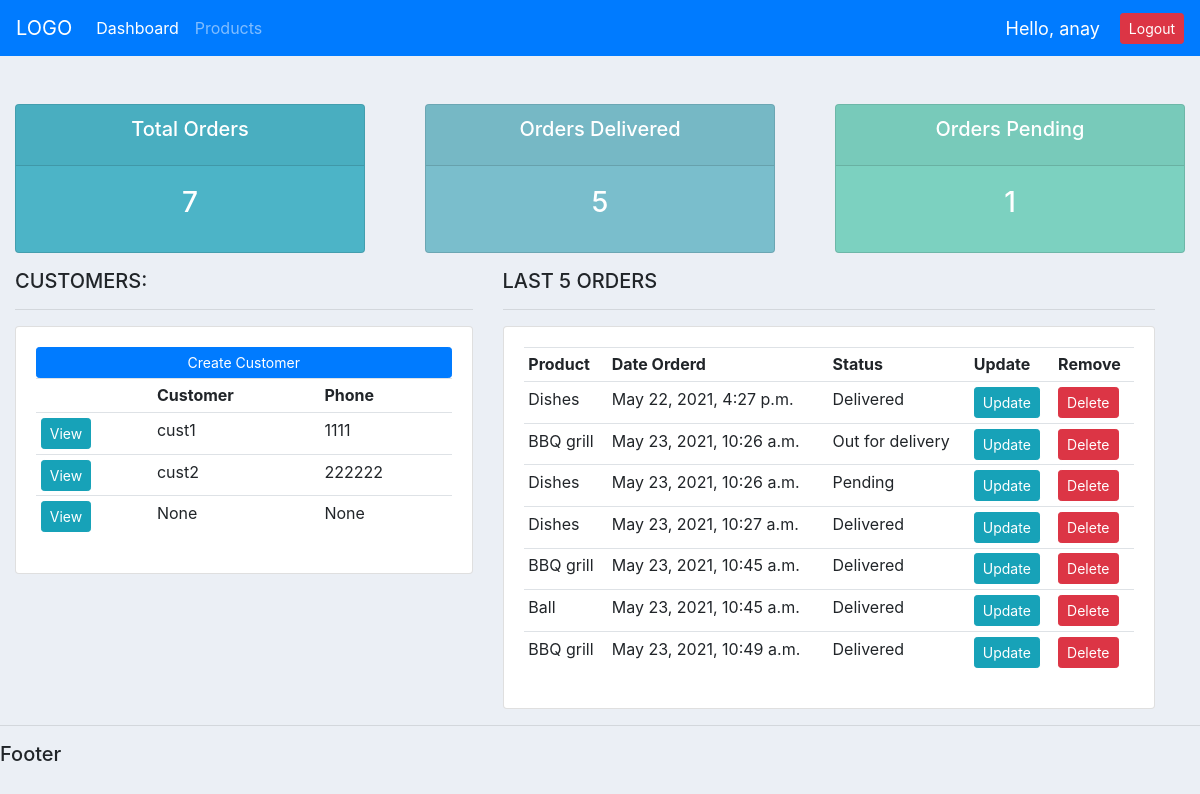
The app's page / (signed in) with its own data.
### accounts/models.py (models this page shows, shortened)
class Customer(models.Model):
    user = models.OneToOneField(User, null=True, on_delete=models.CASCADE)
    name = models.CharField(max_length=200, null=True)
    phone= models.CharField(max_length=200, null=True)
    email= models.CharField(max_length=200, null=True)
    date_created = models.DateTimeField(auto_now_add=True, null=True)

class Order(models.Model):
    STATUS = (
			('Pending', 'Pending'),
			('Out for delivery', 'Out for delivery'),
			('Delivered', 'Delivered'),
			)
    customer = models.ForeignKey(Customer, null=True, on_delete=models.SET_NULL)
    product = models.ForeignKey(Product, null=True, on_delete=models.SET_NULL)
    date_created = models.DateTimeField(auto_now_add=True, null=True)
    status = models.CharField(max_length=200 , null=True, choices=STATUS)
    note = models.CharField(max_length=200 , null=True)

class Product(models.Model):
    CATEGORY = (
			('Indoor', 'Indoor'),
			('Out Door', 'Out Door'),
			)
    name = models.CharField(max_length=200, null=True)
    price= models.FloatField(null=True)
    category = models.CharField(max_length=200, null=True, choices=CATEGORY)
    description = models.CharField(max_length=500, null=True, blank=True)
    date_created = models.DateTimeField(auto_now_add=True, null=True)
    tags = models.ManyToManyField(Tag)
    def __str__(self):
        return self.name

### accounts/decorators.py (the view)
	def wrapper_function(request, *args, **kwargs):
		group = None
		if request.user.groups.exists():
			group = request.user.groups.all()[0].name
		if group == 'customer':
			return redirect('user-page')
		if group == 'admin':
			return view_func(request, *args, **kwargs)

### accounts/views.py (called while the page is built)
@login_required(login_url='login')
@admin_only
def home(request):
    orders = Order.objects.all()
    customers = Customer.objects.all()
    total_customers =customers.count()
    total_orders = orders.count()
    delivered = orders.filter(status='Delivered').count()
    pending = orders.filter(status='Pending').count()
    context = {'orders': orders, 'customers': customers, 'total_orders':total_orders, 'delivered':delivered, 'pending':pending}
    return render(request, 'accounts/dashboard.html', context)

### accounts/templates/accounts/dashboard.html
{% extends 'accounts/main.html' %} {% block content %}
<br />
{% include 'accounts/status.html' %}
<div class="row container-fluid">
  <div class="col-md-5">
    <h5>CUSTOMERS:</h5>
    <hr />
    <div class="card card-body">
      <a class="btn btn-primary btn-sm btn-block" href="">Create Customer</a>
      <table class="table table-sm">
        <tr>
          <th></th>
          <th>Customer</th>
          <th>Phone</th>
        </tr>
        {% for customer in customers%}
        <tr>
          <td>
            <a
              class="btn btn-sm btn-info"
              aria-pressed="true"
              href="{% url 'customer' customer.id %}"
              >View</a
            >
          </td>
          <td>{{customer.name}}</td>
          <td>{{customer.phone}}</td>
        </tr>
        {% endfor %}
      </table>
    </div>
  </div>
  <div class="col-md-7">
    <h5>LAST 5 ORDERS</h5>
    <hr />
    <div class="card card-body">
      <table class="table table-sm">
        <tr>
          <th>Product</th>
          <th>Date Orderd</th>
          <th>Status</th>
          <th>Update</th>
          <th>Remove</th>
        </tr>
        {% for order in orders%}
        <tr>
          <td>{{order.product}}</td>
          <td>{{order.date_created}}</td>
          <td>{{order.status}}</td>
          <td>
            <a
              class="btn btn-sm btn-info"
              aria-pressed="true"
              href="{% url 'update_order' order.id %}"
              >Update</a
            >
          </td>
          <td>
            <a
              class="btn btn-sm btn-danger"
              aria-pressed="true"
              href="{% url 'delete_order' order.id %}"
              >Delete</a
            >
          </td>
        </tr>
        {% endfor %}
      </table>
    </div>
  </div>
</div>
{% endblock %}

### accounts/templates/accounts/main.html (shortened to what this page needs)
{% load static %}
<!DOCTYPE html>
<html lang="en">
  <head>
    <link
      rel="stylesheet"
      href="https://stackpath.bootstrapcdn.com/bootstrap/4.3.1/css/bootstrap.min.css"
    />
    <link
      rel="stylesheet"
      type="text/css"
      href="{% static '/css/main.css' %}"
    />
  </head>
  <body>
    {% include 'accounts/navbar.html'%} {% block content %} {% endblock %}
    <hr />
    <h5>Footer</h5>
  </body>
</html>

### accounts/templates/accounts/navbar.html (shortened to what this page needs)
<nav class="navbar navbar-expand-lg navbar-dark bg-primary">
  <a class="navbar-brand" href="{% url 'home' %}">LOGO</a>
  <div class="collapse navbar-collapse" id="navbarNavAltMarkup">
    <div class="navbar-nav">
      {% if request.user.is_staff %}
      <a class="nav-item nav-link active" href="{% url 'home' %}">Dashboard</a> </a>
      <a class="nav-item nav-link" href="{% url 'products' %}">Products</a>
      {%endif%}
    </div>
  </div>
  <span id="hello-msg">Hello, {{request.user}}</span>
  <span><a href="{% url 'logout' %}" class="btn btn-sm btn-danger">Logout</a></span>
</nav>

### accounts/templates/accounts/status.html
<br />
<div class="row">
  <div class="col">
    <div class="col-md">
      <div class="card text-center text-white mb-3" id="total-orders">
        <div class="card-header">
          <h5 class="card-title">Total Orders</h5>
        </div>
        <div class="card-body">
          <h3 class="card-title">{{total_orders}}</h3>
        </div>
      </div>
    </div>
  </div>
  <div class="col">
    <div class="col-md">
      <div class="card text-center text-white mb-3" id="orders-delivered">
        <div class="card-header">
          <h5 class="card-title">Orders Delivered</h5>
        </div>
        <div class="card-body">
          <h3 class="card-title">{{delivered}}</h3>
        </div>
      </div>
    </div>
  </div>
  <div class="col">
    <div class="col-md">
      <div class="card text-center text-white mb-3" id="orders-pending">
        <div class="card-header">
          <h5 class="card-title">Orders Pending</h5>
        </div>
        <div class="card-body">
          <h3 class="card-title">{{pending}}</h3>
        </div>
      </div>
    </div>
  </div>
</div>

### static/css/main.css (style rules this page uses)
body { background-color: #ebeff5; }
#total-orders { background-color: #4cb4c7; }
#orders-delivered { background-color: #7abecc; }
#orders-pending { background-color: #7cd1c0; }

### accounts/templates/accounts/navbar.html (style rules this page uses)
#hello-msg { color: #fff; font-size: 18px; margin-right: 20px; }

### records on screen
Customer: name "cust1", phone "1111"
Customer: name "cust2", phone "222222"
Customer: name "None", phone "None"
Order: product "Dishes", date_created "May 22, 2021, 4:27 p.m.", status "Delivered"
Order: product "BBQ grill", date_created "May 23, 2021, 10:26 a.m.", status "Out for delivery"
Order: product "Dishes", date_created "May 23, 2021, 10:26 a.m.", status "Pending"
Order: product "Dishes", date_created "May 23, 2021, 10:27 a.m.", status "Delivered"
Order: product "BBQ grill", date_created "May 23, 2021, 10:45 a.m.", status "Delivered"
Order: product "Ball", date_created "May 23, 2021, 10:45 a.m.", status "Delivered"
Order: product "BBQ grill", date_created "May 23, 2021, 10:49 a.m.", status "Delivered"

### other values on screen
{{ request.user }} "anay"
{{ total_orders }} "7"
{{ delivered }} "5"
{{ pending }} "1"
